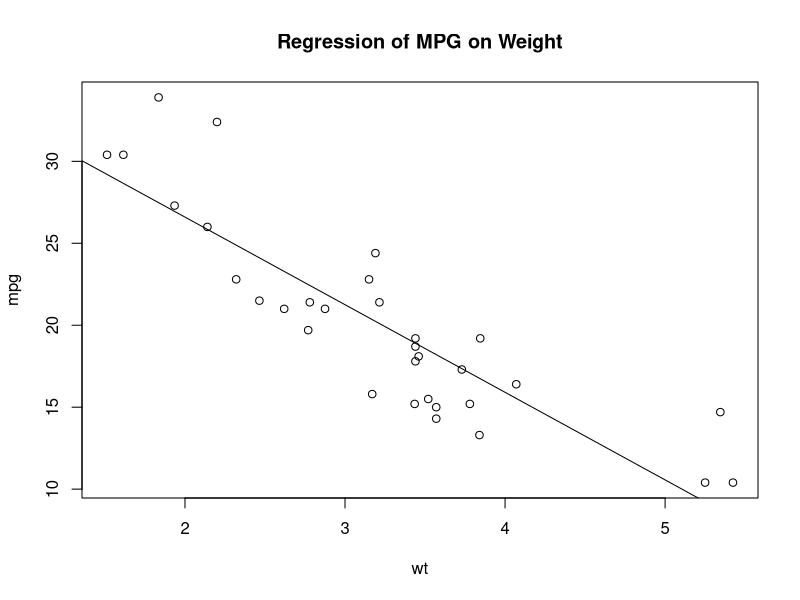
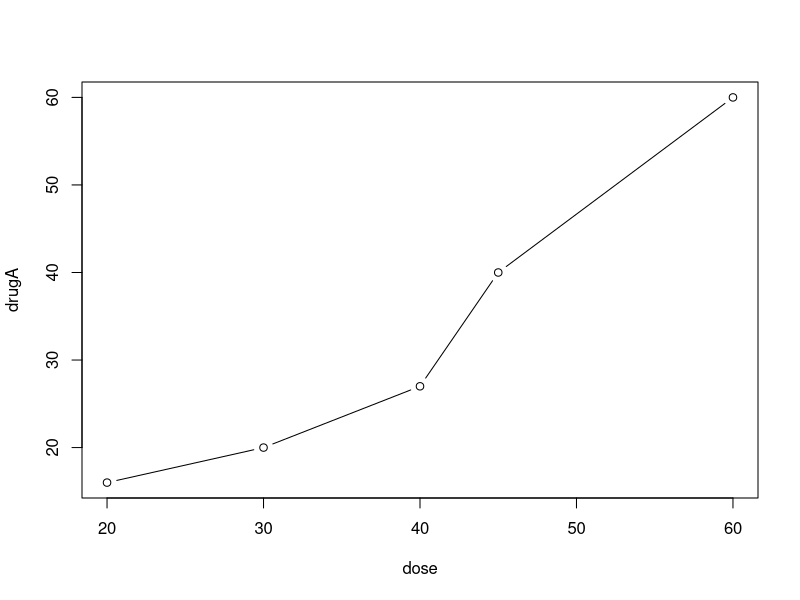
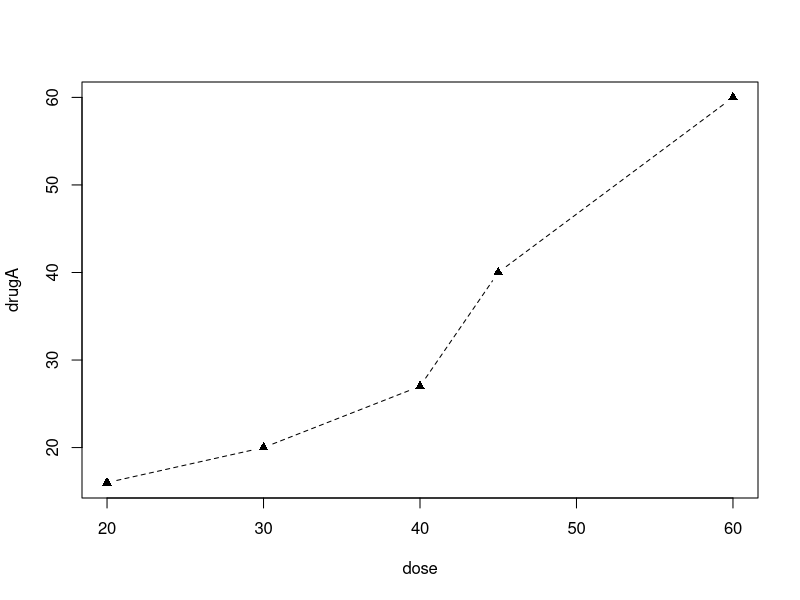
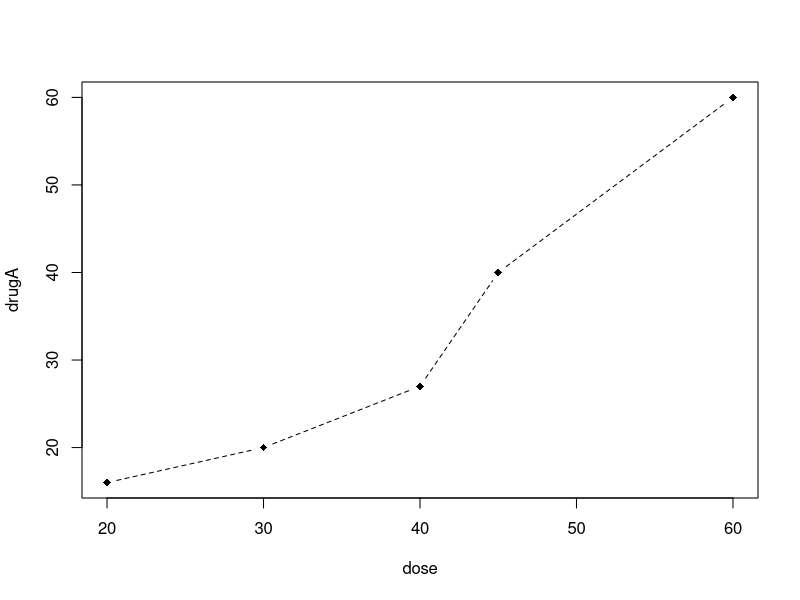
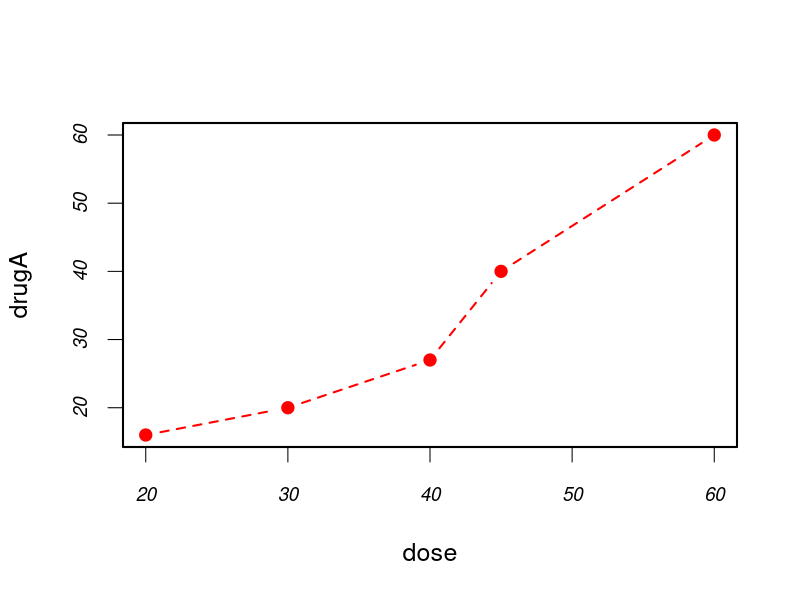
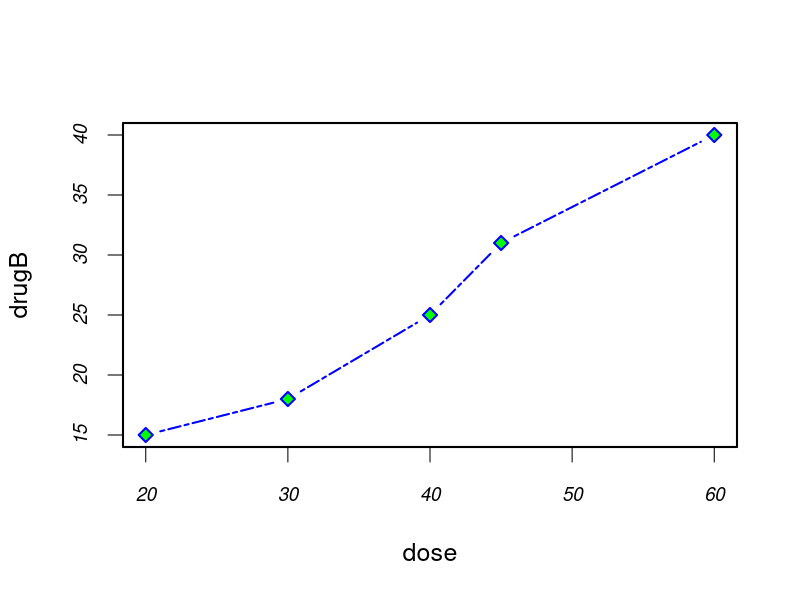

Here is the R script that generated these plots, in order:
rm(list = ls())

#Plotting a graph
attach(mtcars)
plot(wt, mpg)
abline(lm(mpg~wt))
title("Regression of MPG on Weight")
detach(mtcars)


#Example2
dose <- c(20, 30, 40, 45, 60)
drugA <- c(16, 20, 27, 40, 60)
drugB <- c(15, 18, 25, 31, 40)
plot(dose, drugA, type="b")  

#list of current graphical settings
par()
par(no.readonly = TRUE)

#Changing graphicis params
opar <- par(no.readonly=TRUE)
par(lty=2, pch=17)
plot(dose, drugA, type="b")
par(opar)


#providing the optionname=value pairs directly to a high-level plotting function instead of setting it explictily.
#In this case, the options are only in effect for that specific graph.
plot(dose, drugA, type="b", lty=2, pch=18)


# pch : Specifies the symbol to use when plotting points
# cex : Specifies the symbol size.
# lty : Specifies the line type
# lwd : Specifies the line width
opar <- par(no.readonly=TRUE)
#par(pin=c(2, 3))
par(lwd=2, cex=1.5)
par(cex.axis=.75, font.axis=3)
plot(dose, drugA, type="b", pch=19, lty=2, col="red")
plot(dose, drugB, type="b", pch=23, lty=6, col="blue", bg="green")
par(opar)


